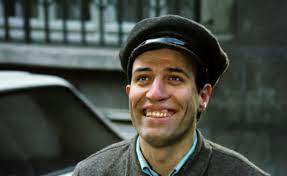
#> input picture opencv/cannykenaralgılama/indir.jpg, 287 x 176 px, found by its file name
$ python canny.py
#> lines starting #> are read from the running program, lines starting #| are printed output that depends on the picture
import cv2
import numpy as np

image = cv2.imread("indir.JPG") #canny algılama için gri yaptık
#> image is the input picture: shape (176, 287, 3); mean B, G, R 67.5, 74.6, 70.9
gray = cv2.cvtColor(image, cv2.COLOR_BGR2GRAY)
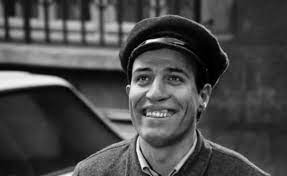
#> gray: shape (176, 287); min 0, max 254, mean 72.7
blur = cv2.GaussianBlur(gray,(3,3),0)

def autoCanny(blur,sigma=0.33):
    median = np.median(blur)
    lower = int(max(0,(1.0 - sigma) * median))
    upper = int(min(255,(1.0 + sigma) * median))
    canny = cv2.Canny(blur,lower,upper)

    return canny

wide = cv2.Canny(blur,10,220)
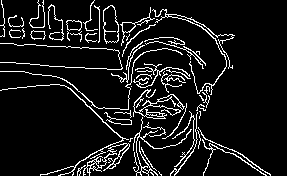
#> wide: shape (176, 287); 9.2% white in thin lines or dots
tight = cv2.Canny(blur,200,230)
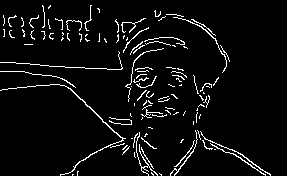
#> tight: shape (176, 287); 5.1% white in thin lines or dots
auto = autoCanny(blur)
#> in autoCanny, `median = np.median(blur)`: median = 57
#> in autoCanny, `lower = int(max(0,(1.0 - sigma) * median))`: lower = 38
#> in autoCanny, `upper = int(min(255,(1.0 + sigma) * median))`: upper = 75
#> in autoCanny, `canny = cv2.Canny(blur,lower,upper)`:
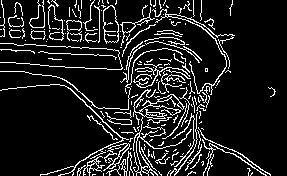
#> canny: shape (176, 287); 11.9% white in thin lines or dots

cv2.imshow("Original",blur)
cv2.imshow("edges",np.hstack([wide,tight,auto]))
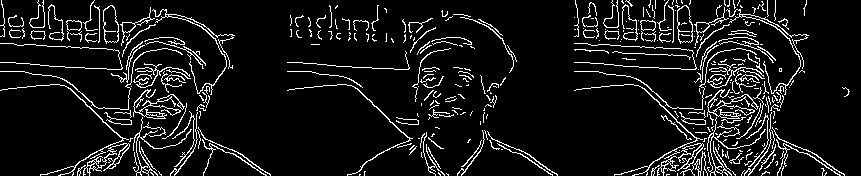
#> window 'edges': shape (176, 861); 8.7% white in thin lines or dots


 #canny = cv2.Canny(blur, 50,200)

#cv2.imshow("blurred image",blur)
#cv2.imshow("canny",canny)

cv2.waitKey(0)
cv2.destroyAllWindows()
